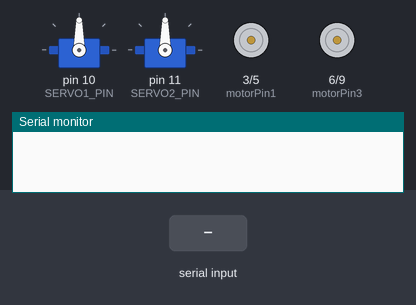
This sketch was run on a simulated Arduino Uno, built with avr-gcc and run on an emulated ATmega328P. Parts: 2 × servo, motor-driver pin pairs drawn as motors (green arrow = first pin HIGH = forward, orange = second pin HIGH = backward, longer = more drive), the last lines printed to the serial monitor. The inputs (shaded band) are chosen by the test bench.

Above: at 1.2 s.
1.3 s: "U" received over Serial
At 2.2 s:
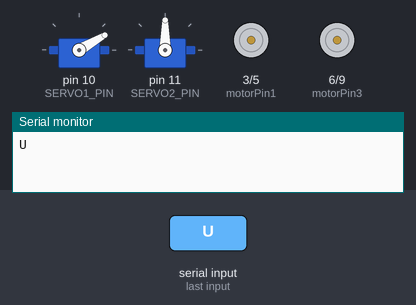
2.8 s: byte 90 ('Z') received over Serial
At 4.1 s:
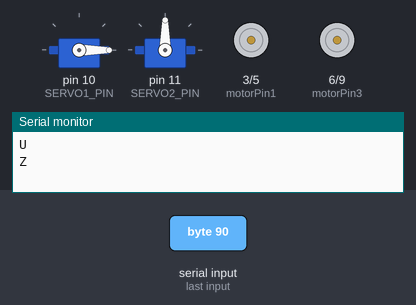
5.3 s: byte 80 ('P') received over Serial
At 7.2 s:
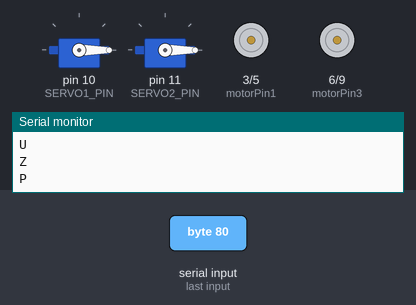
7.8 s: "F90\n" received over Serial
At 8.4 s:
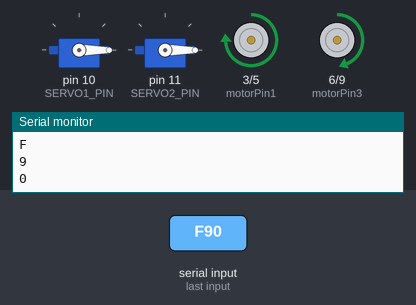
9.3 s: "B90\n" received over Serial
At 10.5 s:
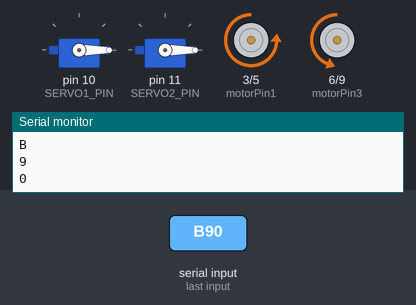
10.8 s: "L90\n" received over Serial
At 11.9 s:
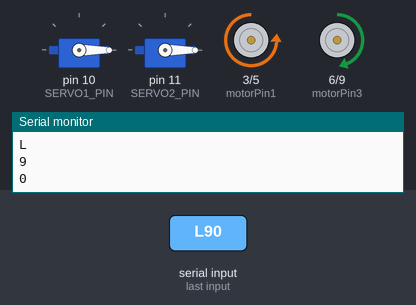
Timing chart, 0 to 13.3 s (numbered marks = the images above; inputs shaded):
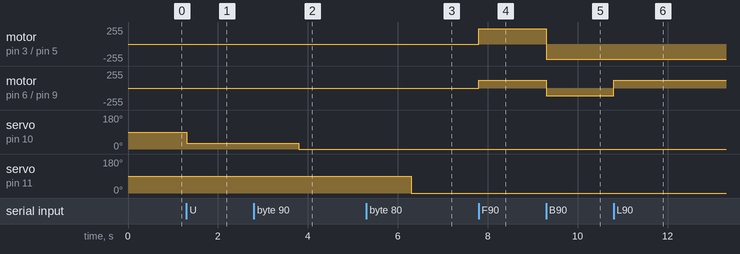

Measured:
- after the input at 1.3 s, servo on pin 10 (SERVO1_PIN): 90° → 30° at once
- after the input at 2.8 s, servo on pin 10 (SERVO1_PIN): 30° → 0° after 1.0 s
- after the input at 5.3 s, servo on pin 11 (SERVO2_PIN): 90° → 0° after 1.0 s
- after the input at 7.8 s, motor on pin 3 (motorPin1) / pin 5 (motorPin2): stopped → forward 230/255 at once; motor on pin 6 (motorPin3) / pin 9 (motorPin4): stopped → forward 115/255 at once
- after the input at 9.3 s, motor on pin 3 (motorPin1) / pin 5 (motorPin2): forward 230/255 → backward 230/255 at once; motor on pin 6 (motorPin3) / pin 9 (motorPin4): forward 115/255 → backward 115/255 at once
- after the input at 10.8 s, motor on pin 6 (motorPin3) / pin 9 (motorPin4): backward 115/255 → forward 115/255 at once

The sketch:

robobond.ino
```cpp
#include <Servo.h>
#define SERVO1_MIN 500
#define SERVO1_MAX 2500 //1500
#define SERVO2_MIN 500
#define SERVO2_MAX 2500
#define motorPin1 3
#define motorPin2 5
#define motorPin3 6
#define motorPin4 9
#define frequency 10
#define SERVO1_PIN 10
#define SERVO2_PIN 11
#define EN_PIN 2
#define EN_PIN2 4
int Speed = 230;

int angle = 0, angle2 = 0;
char recieved_data;
Servo servo1; //s3003
Servo servo2; //sg06
uint8_t x = 0;
void setup() {
  Serial.begin(9600);
  pinMode(motorPin1, 1);
  pinMode(motorPin2, 1);
  pinMode(motorPin3, 1);
  pinMode(motorPin4, 1);
  servo1.attach(SERVO1_PIN, SERVO1_MIN, SERVO1_MAX); //s3003
  servo2.attach(SERVO2_PIN, SERVO2_MIN, SERVO2_MAX); //MG90S
  digitalWrite(EN_PIN, 1);
  digitalWrite(EN_PIN2, 1);

}
void loop() {
  if (Serial.available() > 0) {
    recieved_data = Serial.read();
    Serial.println(recieved_data);
    switch (recieved_data) {
      case 'F':
        //forward
        motors(Speed, 0, Speed / 2, 0); //90% pwm
        delay(frequency);
        break;
      case 'B':
        //back
        motors(0, Speed, 0, Speed / 2);
        delay(frequency);
        break;
      case 'L':
        //left
        motors(0, Speed, Speed / 2, 0);
        delay(frequency);
        break;
      case 'R':
        //right
        motors(Speed, 0, 0, Speed / 2);
        delay(frequency);
        break;
      case 'S':
        //stop
        motors(0, 0, 0, 0);
        delay(frequency);
        break;
      case 'U':
        //servo up
        angle += 30;
        if (angle > 180)
          angle = 180;
        servo1.write(angle);
        delay(frequency);
        break;
      case 'D':
        //servo down
        angle -= 30;
        if (angle < 0)
          angle = 0;
        servo1.write(angle);
        delay(frequency);
        break;
      case 'H':
        //gripper hold
        angle2 += 30;
        if (angle2 > 180)
          angle2 = 180;
        servo2.write(angle);
        delay(frequency);
        break;
      case 'K'://ml2et4 7rof tany
        //gripper release
        angle -= 30;
        if (angle2 < 0)
          angle2 = 0;
        servo2.write(angle);
        delay(frequency);
        break;
      case '1':
        Speed = 80;
        break;
      case '2':
        Speed = 130;
        break;
      case '3':
        Speed = 170;
        break;
      case '4':
        Speed = 230;
        break;
      case 'Z':
        angle = Serial.parseInt();
        servo1.write(angle);
        break;
      case 'P':
        angle2 = Serial.parseInt();
        servo2.write(angle2);
        break;
    }
  }
}
void motors(int pinA, int pinB, int pinC, int pinD) {
  analogWrite(motorPin1, pinA);
  analogWrite(motorPin2, pinB);
  analogWrite(motorPin3, pinC);
  analogWrite(motorPin4, pinD);
}
void stopAll() {
  motors(0, 0, 0, 0);
}
```
